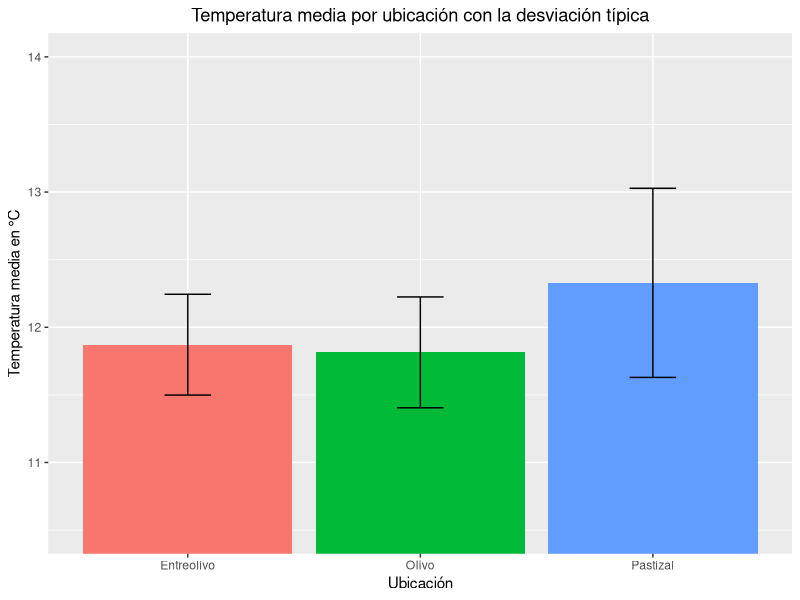
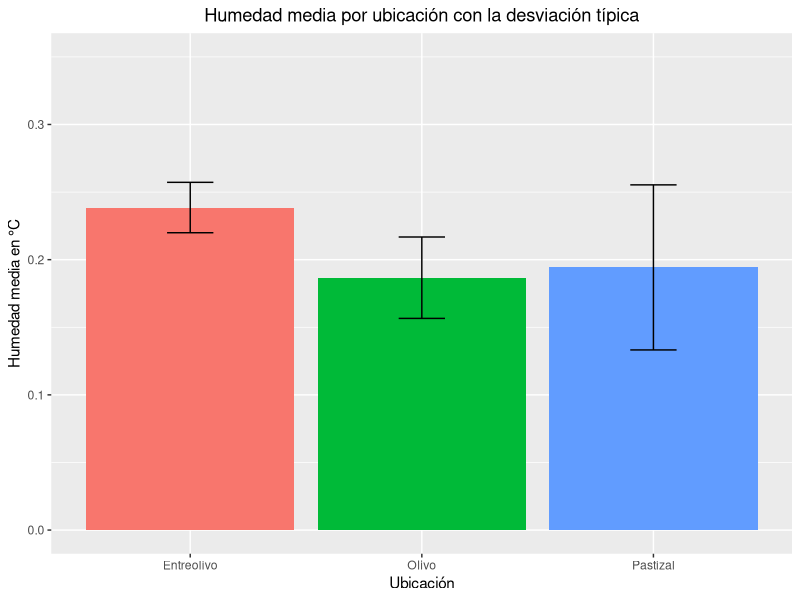

Write the R code that produced these figures, in order.
## ---- chunk 1
knitr::opts_chunk$set(echo = TRUE)
library(tidyverse)
library(conflicted)
library(ggplot2)
library(here)
conflicts_prefer(dplyr::filter)
conflicts_prefer(dplyr::lag)
## ---- chunk 2
data <- read_csv2(here("2025-02-07 Datos ambientales PIM.csv"))

graph_data <- data %>% 
  group_by(Ubicación) %>%
  summarise(
    `Temperatura media` = mean(`Temperatura`, na.rm = TRUE),
    `Temperatura desviación típica` = sd(`Temperatura`, na.rm = TRUE),
    `Humedad media` = mean(`Humedad`, na.rm = TRUE),
    `Humedad desviación típica` = sd(`Humedad`, na.rm = TRUE),
  )
graph_data %>% 
  ggplot(aes(y = `Temperatura media`, x = `Ubicación`, fill = Ubicación)) +
  geom_col() + 
  ylab("Temperatura media en °C") +
  ggtitle("Temperatura media por ubicación con la desviación típica") +
  theme(plot.title = element_text(hjust = 0.5), legend.position = "none") +
  coord_cartesian(ylim = c(10.5, 14)) +
  geom_errorbar(aes(ymin = `Temperatura media` - `Temperatura desviación típica`, 
                ymax = `Temperatura media` + `Temperatura desviación típica`), 
                width = 0.2, position = position_dodge(0.9))
  
graph_data %>%
  ggplot(aes(y = `Humedad media`, x = `Ubicación`, fill = Ubicación)) +
  geom_col() + 
  ylab("Humedad media en °C") +
  ggtitle("Humedad media por ubicación con la desviación típica") +
  theme(plot.title = element_text(hjust = 0.5), legend.position = "none") +
  coord_cartesian(ylim = c(0, 0.35)) +
  geom_errorbar(aes(ymin = `Humedad media` - `Humedad desviación típica`, 
                ymax = `Humedad media` + `Humedad desviación típica`), 
                width = 0.2, position = position_dodge(0.9))

## ---- chunk 3
